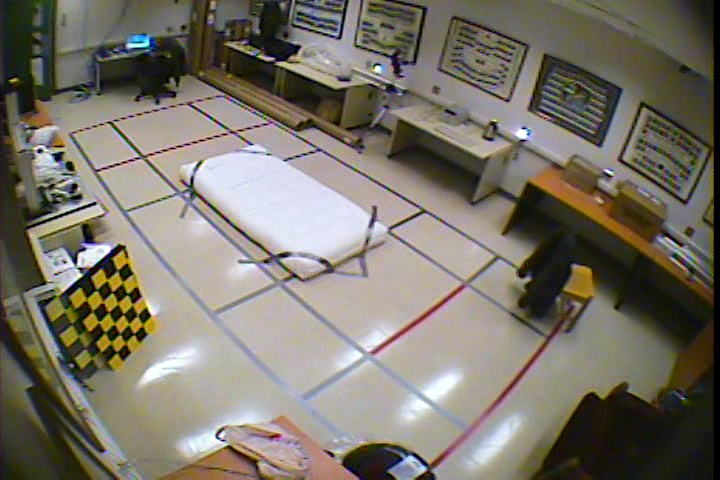
#> input picture Feature_Extraction/testDataSet/frame100.jpg, 720 x 480 px, given in place of cam1.avi, which was not available
$ python videos_to_MHI_folders_20220710111937.py
#> lines starting #> are read from the running program, lines starting #| are printed output that depends on the picture; pictures that were not available may be replaced by others from this repository, and a replacement may not be noted
import cv2
import numpy as np
from scipy import ndimage as nd
from skimage.filters import sobel
import os


MHI_DURATION = 20
#MHI_DURATION = 20
DEFAULT_THRESHOLD = 32


video_src = 0

video_src = '/Users/jerrychen/Desktop/PythonWorks/Fall_Detection/dataset/chute01/cam1.avi'

cv2.namedWindow('motion-history')
cv2.namedWindow('raw')
cv2.moveWindow('raw', 200, 0)

cam = cv2.VideoCapture(video_src)
ret, frame = cam.read()
#> frame is the input picture: shape (480, 720, 3); mean B, G, R 105.1, 116, 121.5
h, w = frame.shape[:2]
#> h = 480; w = 720
prev_frame = frame.copy()
motion_history = np.zeros((h, w), np.float32)
timestamp = 0
# flag = 1
currentFrame = 0
base_path = "../MHI_20_datas/testData1"

for camN in range(1,9):
    cam_path = base_path + str(camN)
    while True:
        ret, frame = cam.read()
        if not ret:
            break
        # frame = cv2.cvtColor(frame, cv2.COLOR_BGR2GRAY)
        # cv2.fastNlMeansDenoising(frame, None, 30, 7, 21)

        frame = cv2.GaussianBlur(frame, (3,3), cv2.BORDER_DEFAULT)

        frame_diff = cv2.absdiff(frame, prev_frame)
        gray_diff = cv2.cvtColor(frame_diff, cv2.COLOR_BGR2GRAY)


        #cv2.fastNlMeansDenoising(gray_diff, None, 40, 7, 21)
        #gray_diff = cv2.GaussianBlur(gray_diff, (5,5), cv2.BORDER_DEFAULT)


        ret, fgmask = cv2.threshold(gray_diff, DEFAULT_THRESHOLD, 1, cv2.THRESH_BINARY)
        timestamp += 1

        # update motion history
        cv2.motempl.updateMotionHistory(fgmask, motion_history, timestamp, MHI_DURATION)

        # normalize motion history

        # flag += 1
        mh = np.uint8(np.clip((motion_history - (timestamp - MHI_DURATION)) / MHI_DURATION, 0, 1) * 255)

        if not os.path.exists(base_path):
            os.makedirs(base_path)
        if not os.path.exists(base_path + "/Cam1"):
            os.makedirs(base_path + "/Cam1")
        currentFrame += 1
        if os.path.isfile(base_path + "/Cam1" + "/frame" + str(currentFrame) + ".jpg"):
            os.remove(base_path + "/Cam1" + "/frame" + str(currentFrame) + ".jpg")
        cv2.imwrite(base_path + "/Cam1" + "/frame" + str(currentFrame) + ".jpg", mh)

        """ if flag == 10:
            print(mh[:20][:10])
            flag += 1
            cv2.imshow('mhi', mh)"""

        cv2.imshow('motion-history', mh)
        cv2.imshow('raw', frame)


        prev_frame = frame.copy()
        if 0xFF & cv2.waitKey(5) == 27:
            break
#> this loop made 8 passes
#> cam_path on passes 2 to 8: '../MHI_20_datas/testData12', '../MHI_20_datas/testData13', '../MHI_20_datas/testData14', '../MHI_20_datas/testData15', '../MHI_20_datas/testData16', '../MHI_20_datas/testData17', '../MHI_20_datas/testData18'
#> pass 1, `cv2.imwrite(base_path + "/Cam1" + "/frame" + str(currentFrame) + ".jpg..`:
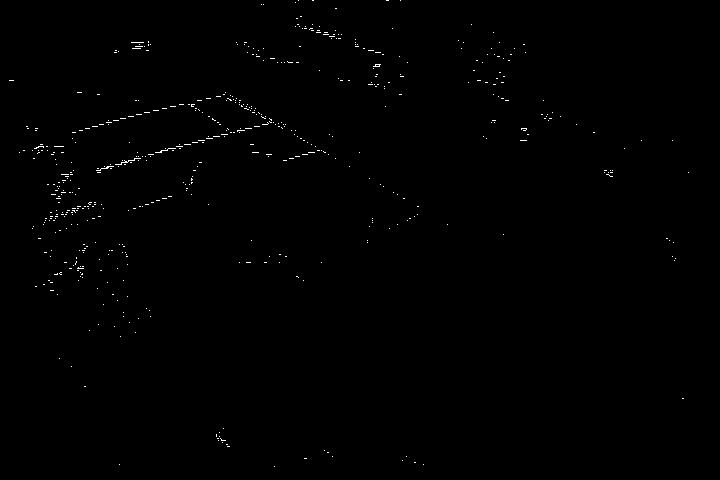
#> saved as frame1.jpg: shape (480, 720); values 242 (black) and 255 (white), 0.38% white in thin lines or dots
#> after the loop: fgmask: shape (480, 720); every value is 0
#> after the loop: frame_diff: shape (480, 720, 3); every value is 0
#> after the loop, currentFrame = 22; timestamp = 22

cv2.destroyAllWindows()

$ run again, on Feature_Extraction/testDataSet/frame1024.jpg
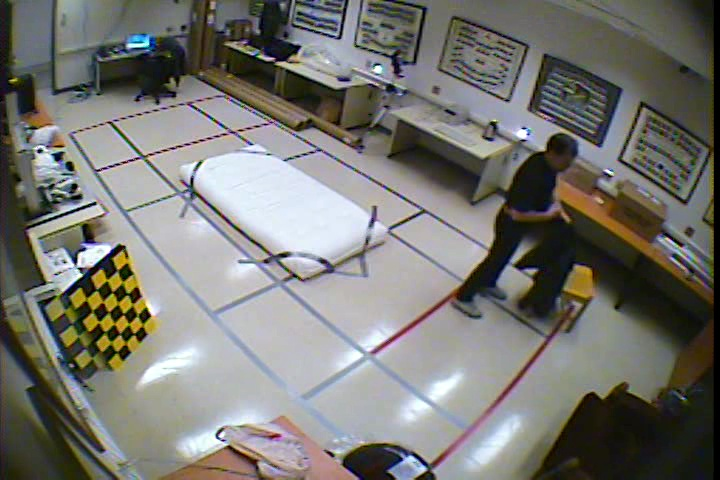
#> input picture Feature_Extraction/testDataSet/frame1024.jpg, 720 x 480 px, given in place of cam1.avi, which was not available
#> frame is the input picture: shape (480, 720, 3); mean B, G, R 113.8, 118.6, 119.3
#> the loop `for camN in range(1,9):` made 8 passes
#> cam_path on passes 2 to 8: '../MHI_20_datas/testData12', '../MHI_20_datas/testData13', '../MHI_20_datas/testData14', '../MHI_20_datas/testData15', '../MHI_20_datas/testData16', '../MHI_20_datas/testData17', '../MHI_20_datas/testData18'
#> pass 1, `cv2.imwrite(base_path + "/Cam1" + "/frame" + str(currentFrame) + ".jpg..`:
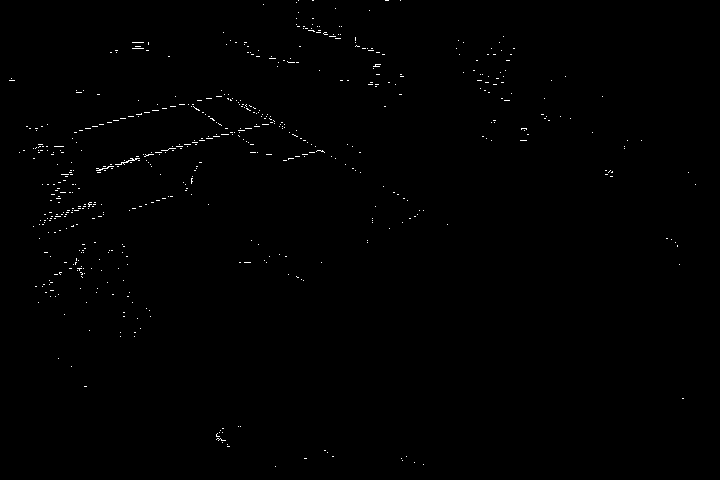
#> saved as frame1.jpg: shape (480, 720); values 242 (black) and 255 (white), 0.41% white in thin lines or dots
#> after the loop `for camN in range(1,9):`: currentFrame = 22
